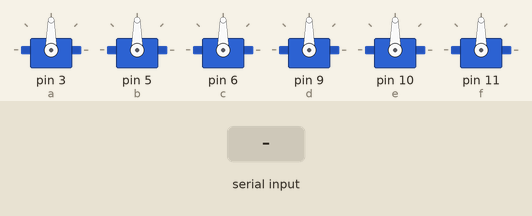
This sketch was run on a simulated Arduino Uno, built with avr-gcc and run on an emulated ATmega328P. On the bench: 6 × servo. The test bench sets the inputs (shaded band). What the sketch prints to the serial monitor is not drawn.

Above: at 1.2 s.
1.3 s: "0003" received over Serial
At 8.0 s:
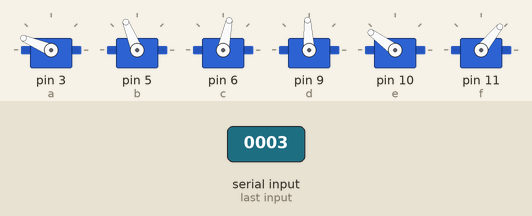
10.3 s: "003" received over Serial
At 13.1 s:
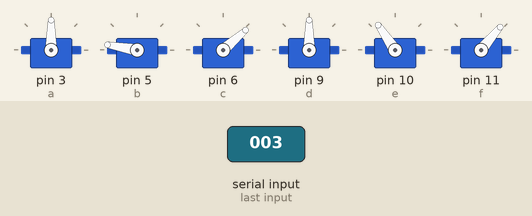
13.3 s: "0001" received over Serial
At 14.31 s:
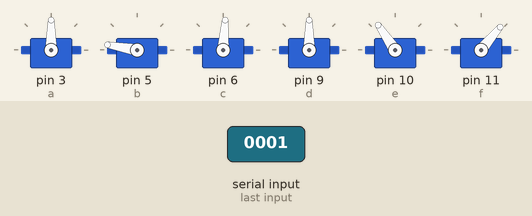
16.3 s: "0003" received over Serial
At 21.03 s:
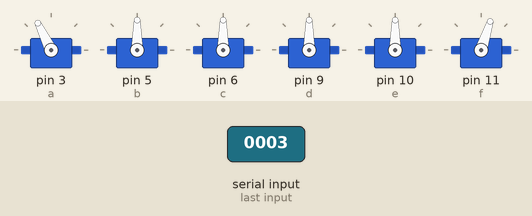
Timing chart, 0 to 23.3 s (numbered marks = the images above; inputs shaded):
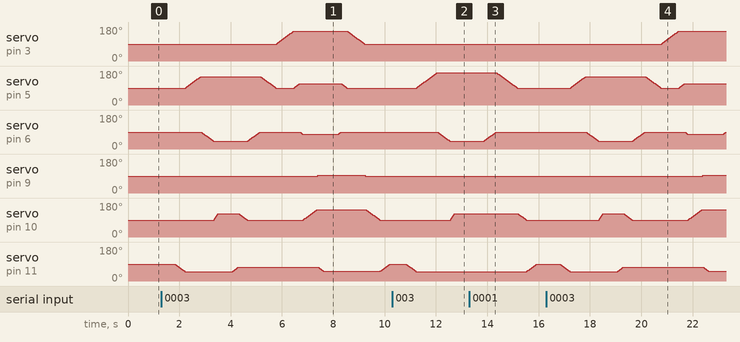

The sketch:

____.ino
```cpp
#include<Servo.h>
Servo a;
Servo b;
Servo c;
Servo d;
Servo e;
Servo f;
int pos = 0;
int i,j = 0;
String input = "";
int setposition(int num, int positions)
{
    if(positions>=0 && positions<180)
    {
      if(num == 1)
      {a.write(positions);}
        if(num == 2)
      {b.write(positions);}
        if(num == 3)
      {c.write(positions);}
        if(num == 4)
      {d.write(positions);}
        if(num == 5)
      {e.write(positions);}
        if(num == 6)
      {f.write(positions);}
    }
}
int readposition(int num)
{
  if(num == 1)
  {Serial.println(a.read());}
  if(num == 2)
  {Serial.println(b.read());}
  if(num == 3)
  {Serial.println(c.read());}
  if(num == 4)
  {Serial.println(d.read());}
  if(num == 5)
  {Serial.println(e.read());}
  if(num == 6)
  {Serial.println(f.read());}
}

void setup()
  {
  Serial.begin(9600);
  Serial.println("Ready");
  Serial.println("输入0001自动初始化（bug修复了，我真牛逼），0002准备夹，0003夹了就跑。0004 放手");
  a.attach(3);  b.attach(5);  c.attach(6);  d.attach(9);  e.attach(10); f.attach(11);
  a.write(90);  b.write(90);  c.write(90);  d.write(90);  e.write(90);  f.write(90);
  }
void LetDown()
{
     for(i = 90;i<=165;i++)//Servo1
    {
      setposition(1,i);
      delay(10);
    }
    Serial.println("很多事情结束终归是放手");
    for(i=90;i<=120;i++)//Servo2
    {
      setposition(2,i);
      delay(10);
    }

    for(i=90;i>=60;i--) //Servo3
    {
      setposition(3,i);
      delay(10);
    }
    for(i=90;i<=130 ;i++) //Servo5
    {
      setposition(5,i);
      delay(10);
    }
    for(i=73;i>50;i--) //Servo6
    {
      setposition(6,i);
      delay(10);
    }
    Serial.println("SEEYA");
}
void LetDown2()
{
    for(i = 90;i<=157;i++)//Servo1
    {
      setposition(1,i);
      delay(10);
    }
    Serial.println("很多事情结束终归是放手");
    for(i=90;i<=112;i++)//Servo2
    {
      setposition(2,i);
      delay(10);
    }

    for(i=90;i>=78;i--) //Servo3
    {
      setposition(3,i);
      delay(10);
    }
    for(i=90;i<=144 ;i++) //Servo5
    {
      setposition(5,i);
      delay(10);
    }
    for(i=90;i<=93 ;i++) //Servo4
    {
      setposition(4,i);
      delay(10);
    }

    for(i=f.read();i>50;i--) //Servo6
    {
      setposition(6,i);
      delay(10);
    }
    Serial.println("SEEYA");
}
void LetGo()
{
    Serial.println("我要做开始准备拿东西了，麻烦先摆好位置，谢谢");
    delay(500);
    for(i=90;i>=50;i--) //舵机6
    {
      setposition(6,i);
      delay(10);}
    for(i=90;i<=170;i++)//舵机2
    {
      setposition(2,i);
      delay(10);
    }
    for(i=90;i>40;i--)//舵机3
    {
      setposition(3,i);
      delay(10);
    }
    for(i=90;i<=125;i++)//舵机5
    {
      setposition(5,i++);
      delay(10);
    }
    Serial.println("我要夹了，你准备好了吗？！准备好了就抠键盘！");
}
void LetUp()
{
    Serial.println("收到，我要夹啦，哈哈哈");
    delay(500);
    for(i=f.read();i<73;i++) //Servo6 夹子
    {
      setposition(6,i);
      delay(10);
    }
    Serial.println("贼鸡儿帅");
    for(i=e.read();i>=90;i--) //Servo5
    {
      setposition(5,i);
      delay(10);
    }
    for(i=c.read();i<=90;i++) //Servo3
    {
      setposition(3,i);
      delay(10);
    }
    for(i=b.read();i>=90;i--)//Servo2
    {
      setposition(2,i);
      delay(10);
    }
    Serial.println("动作华丽结束，木块在我手里！，你想要吗？");
}
void SetZero()
{
      Serial.println("我要做动作1了，这玩意贼鸡儿好用，自动缓慢的还原，缓慢初始化！！！");
      delay(500);

      if(j = c.read()<90){
      for(i=c.read();i<=90;i++){//Servo3
        setposition(3,i);
        delay(10);
      }}
      if(j = c.read()>90){
      for(i=c.read();i>=90;i--)//Servo3
      {
        setposition(3,i);
        delay(10);
      }}

      if( j = b.read()<90){
      for(i=  b.read();i<=90;i++){//Servo2
        setposition(2,i);
        delay(10);
      }}
      if(j = b.read()>90){
      for(i =b.read();i>=90;i--)//Servo2
      {
        setposition(2,i);
        delay(10);
      }}


      if(j = a.read()<90){
      for(i=a.read();i<=90;i++) //Servo1
      {
        setposition(1,i);
        delay(10);
      }}
      if(j = a.read()>90){
      for(i=a.read();i>=90;i--)//Servo1
      {
        setposition(1,i);
        delay(10);
      }}


      if(j = d.read()<90){
      for(i=d.read();i<=90;i++)//Servo4
      {
        setposition(4,i);
        delay(10);
      }}
      if(j = d.read()>90){
      for(i=d.read();i>=90;i--)//Servo4
      {
        setposition(4,i);
        delay(10);
      }}
      if(j = e.read()<90){
      for(i= e.read();i<=90;i++)//Servo5
      {
        setposition(5,i);
        delay(10);
      } }
      if(j =  e.read()>90){
      for(i= e.read();i>=90;i--)//Servo5
      {
        setposition(5,i);
        delay(10);
      }}
      if(j =  f.read()<90){
      for(i=f.read();i<=90;i++)//Servo6
      {
        setposition(6,i);
        delay(10);
      }}
      if( j = f.read()>90){
      for(i=f.read();i>=90;i--)//Servo6
      {
        setposition(6,i);
        delay(10);
      }}
      Serial.println("缓慢初始化换成，我变成了刚正不阿九十的机器手包青天");
}
void LetGo2()
{
    Serial.println("我要做开始第二次拿东西了，好烦呀");
    delay(500);
    for(i=90;i>=50;i--) //舵机6
    {
      setposition(6,i);
      delay(10);}
    for(i=90;i<=150;i++)//舵机2
    {
      setposition(2,i);
      delay(10);
    }
    for(i=90;i>40;i--)//舵机3
    {
      setposition(3,i);
      delay(10);
    }
    for(i=90;i<=125;i++)//舵机5
    {
      setposition(5,i++);
      delay(10);
    }
    Serial.println("我要夹了，你准备好了吗？！准备好了就抠键盘！");
}


void loop()
{
  //receive command from serial port
  while (Serial.available()>0) //读取串口数据
  {
    input += char(Serial.read());
    delay(2);
  }
  if (input.length()>0) //output the command
  {
    Serial.println(input);
  }


 if (input == "0001" )
 {
    SetZero();
 }
  if (input == "0003" )
 {
    LetGo2();
    LetUp();
    LetDown2();
    SetZero();
 }

 if (input == "003" )
 {
    LetGo();
 }
  if (input == "002" )
 {
    LetGo2();
 }

  //动作3
  if (input == "0002" )
 {
    LetGo();
    LetUp();
    LetDown();
    SetZero();
    delay(1000);
  }
  input = "";


}
```

Measured:
- after the input at 1.3 s, servo on pin 3 (a): rises from 90° to 157° in 0.66 s, then falls to 90° in 2.8 s; servo on pin 9 (d): 90° → 93° after 6.1 s, → 90° 1.9 s later
- after the input at 10.3 s, servo on pin 5 (b): moves from 90° to 170° over 0.79 s, starting after 0.95 s; servo on pin 6 (c): moves from 90° to 41° over 0.47 s, starting after 1.8 s; servo on pin 10 (e): moves from 90° to 124° over 0.15 s, starting after 2.3 s; servo on pin 11 (f): moves from 90° to 50° over 0.39 s, starting after 0.53 s
- after the input at 13.3 s, servo on pin 5 (b): moves from 170° to 90° over 0.79 s, starting after 1.1 s; servo on pin 6 (c): moves from 41° to 90° over 0.48 s, starting after 0.56 s; servo on pin 10 (e): moves from 124° to 90° over 0.32 s, starting after 1.9 s; servo on pin 11 (f): moves from 50° to 90° over 0.38 s, starting after 2.2 s
- after the input at 16.3 s, servo on pin 3 (a): moves from 90° to 157° over 0.66 s, starting after 4.5 s; servo on pin 9 (d): 90° → 93° after 6.1 s
